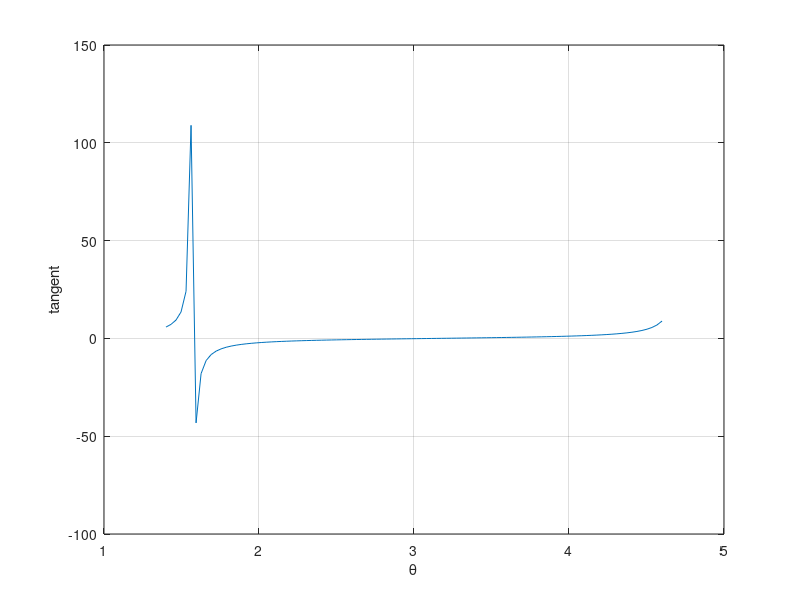

This chart was generated by the following MATLAB code:
clc
clear

theta = linspace(1.4,4.6);
tandata=tan(theta);
plot(theta,tandata);
xlabel('\theta');
ylabel('tangent');
grid;
